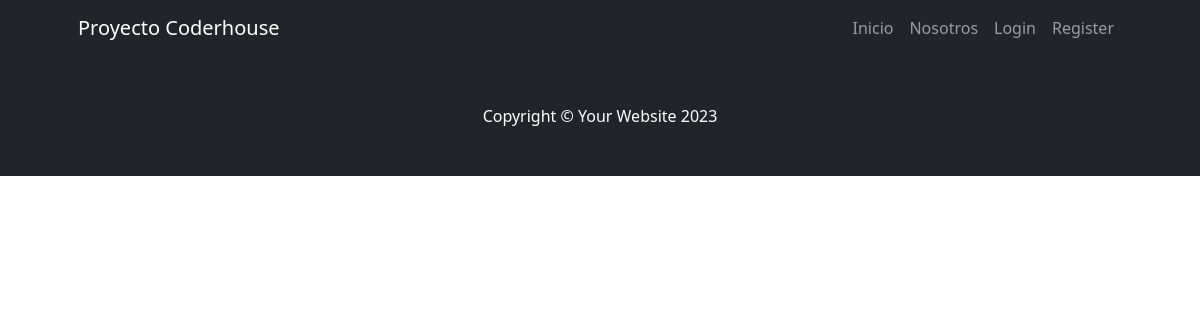
Page /clientes/profesor-list/ on the earlier database version.
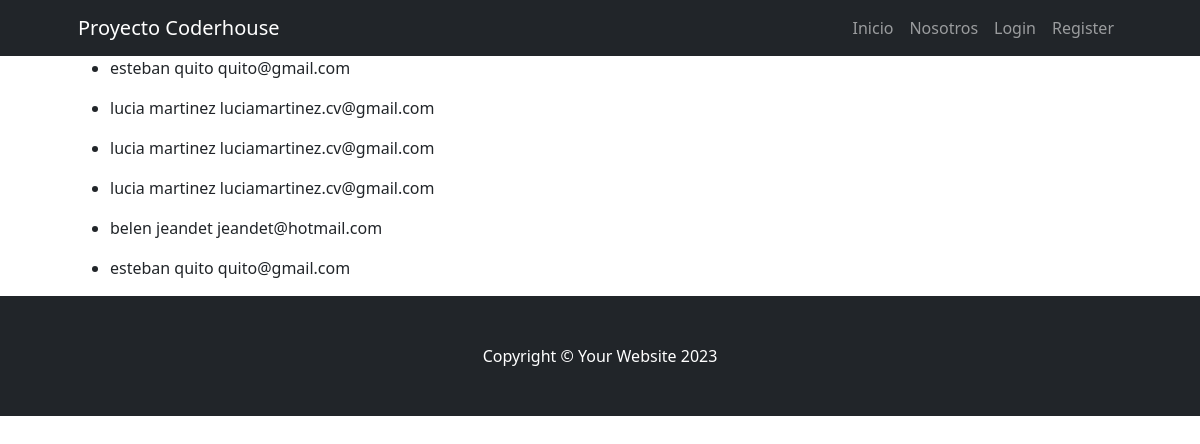
Same page on the later database version.
### cliente/models.py (models this page shows, shortened)
class Profesor(models.Model):
    nombre = models.CharField(max_length=100)
    apellido = models.CharField(max_length=100)
    email = models.EmailField()

### cliente/views.py (the view)
# urls.py: path('profesor-list/', views.profesor_list, name='profesor-list'),
def profesor_list(request):
    consulta = models.Profesor.objects.all()
    contexto = {"profesores": consulta}
    return render(request, "cliente/Profesor_list.html" , contexto)

### cliente/templates/cliente/Profesor_list.html
{% extends 'core/base.html' %}
{% block content %}
    {% for Profesor in profesores %}
        <ul>
            <li>
                {{Profesor.nombre}}
                {{Profesor.apellido}}
                {{Profesor.email}}
            </li>
        </ul>
    {% endfor %}
{% endblock content %}

### core/templates/core/base.html (shortened to what this page needs)
{% load static %}
<!DOCTYPE html>
<html lang="es">
    <head>
        <link href="{% static 'core/css/styles.css' %}" rel="stylesheet" />
    </head>
    <body>
        {% include 'core/navbar.html' %}
        <div class="container px-4 px-lg-5">
            {% block content %}
            {% endblock content %}
        </div>
        <footer class="py-5 bg-dark">
            <div class="container px-4 px-lg-5"><p class="m-0 text-center text-white">Copyright &copy; Your Website 2023</p></div>
        </footer>
    </body>
</html>

### core/templates/core/navbar.html (shortened to what this page needs)
<nav class="navbar navbar-expand-lg navbar-dark bg-dark">
    <div class="container px-5">
        <a class="navbar-brand">Proyecto Coderhouse</a>
        <div class="collapse navbar-collapse" id="navbarSupportedContent">
            <ul class="navbar-nav ms-auto mb-2 mb-lg-0">
                <li class="nav-item"><a class="nav-link {% if request.path == '/' %} active {% endif %}" href="{% url 'core:index' %}">Inicio</a></li>
                <li class="nav-item"><a class="nav-link {% if '/about/' in request.path %} active {% endif %}" href="{% url 'core:about' %}">Nosotros</a></li>
                {% if user.is_authenticated %}
                    <li class="nav-item"><a class="nav-link {% if '/cliente/' in request.path %} active {% endif %} " href="{% url 'cliente:index' %}">Cliente</a></li>
                    <li class="nav-item"><a class="nav-link text-bg-info">{{ user.username }}</a></li>
                    <li class="nav-item">
                        <form action="{% url 'core:logout' %}" method="post">
                            {% csrf_token %}
                            <button type="submit" class="btn btn-dark">Logout</button>
                        </form>
                    </li>
                {% else %}
                    <li class="nav-item"><a class="nav-link {% if '/login/' in request.path %} active {% endif %} " href="{% url 'core:login' %}">Login</a></li>
                    <li class="nav-item"><a class="nav-link {% if '/register/' in request.path %} active {% endif %} " href="{% url 'core:register' %}">Register</a></li>
                {% endif %}
            </ul>
        </div>
    </div>
</nav>

Differences in the rows shown:
added Profesor: nombre "esteban", apellido "quito", email "quito@gmail.com"
added Profesor: nombre "lucia", apellido "martinez", email "luciamartinez.cv@gmail.com"
added Profesor: nombre "lucia", apellido "martinez", email "luciamartinez.cv@gmail.com"
added Profesor: nombre "lucia", apellido "martinez", email "luciamartinez.cv@gmail.com"
added Profesor: nombre "belen", apellido "jeandet", email "jeandet@hotmail.com"
added Profesor: nombre "esteban", apellido "quito", email "quito@gmail.com"
